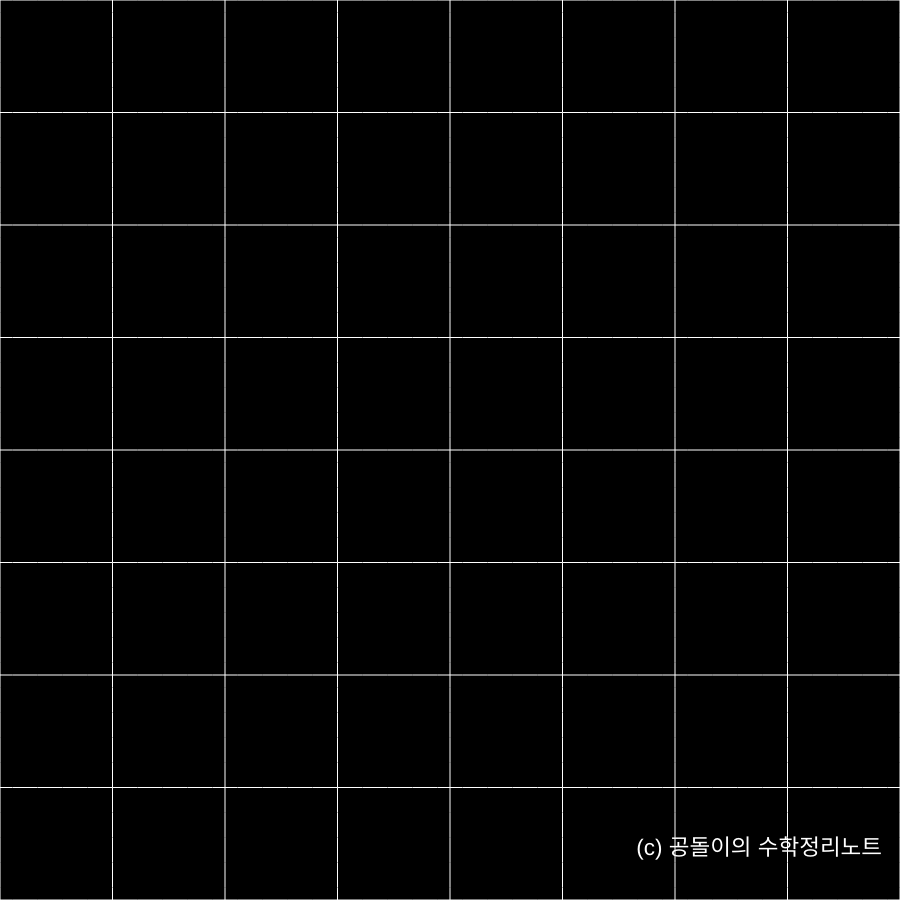
Frame 1 (no input)
Frame 60 (no input): identical to frame 1, image omitted
Frame 120 (the mouse pressed at the canvas centre since frame 60): identical to frame 1, image omitted

The p5.js sketch that drew this single still picture (run headless with seeded random() and noise() and a simulated clock; from frame 60 on, the mouse is pressed at the canvas centre):

// p5.js sketch
// ── sketch.js
var n_steps = 20
var delta = 0.1
var num_lines_ROI = 5
var xs_ROI = []
var ys_ROI = []
var range = 11
var ROI = [1, 1]

var scl
var my_slider

function setup() {
     createCanvas(windowHeight* 0.9, windowHeight * 0.9);
     xs_ROI = [ROI[0]-delta * Math.floor(num_lines_ROI/2), ROI[0]+delta * Math.floor(num_lines_ROI/2)]
     ys_ROI = [ROI[1]-delta * Math.floor(num_lines_ROI/2), ROI[1]+delta * Math.floor(num_lines_ROI/2)]

     scl = width / 8
     my_slider = createSlider(0, n_steps, 0, 1)
     my_slider.position(0, height)

}
function draw() {
     background(0);
     push();
     
     noFill()
     stroke(255)

     translate(width/2, height/2)
     scale(1, -1)
     let i_step = my_slider.value()
     nonlin_trans_vertical(-range, range, 1) // 세로축의 비선형 변환
     nonlin_trans_horizon(-range, range, 1) // 가로축의 비선형 변환

     // nonlin_trans_vertical(xs_ROI[0], xs_ROI[1], delta) // 세로축 ROI의 비선형 변환
     // nonlin_trans_horizon(ys_ROI[0], ys_ROI[1], delta) // 세로축 ROI의 비선형 변환


     pop()

     function nonlin_trans_vertical(range_stt, range_end, incre) {
          // range_stt: 시작하고자 가장 왼쪽의 x 좌표
          // range_end: 끝내하고자 가장 오른쪽의 x 좌표
          // incre: 세로축의 간격
          let y = []

          y = linspace(-range, range, 100)
          for (let i_x = range_stt; i_x <= range_end; i_x+=incre) {
               var changeX = []
               var changeY = []
               var new_X = []
               var new_Y = []
               let x = []

               // x range 만들기
               for (let j = 0; j < 100; j++) {
                    x.push(i_x)
               }

               let temp = []
               temp = my_nonlin_func(x, y)
               changeX = temp[0]
               changeY = temp[1]

               for (i = 0; i < x.length; i++) {
                    new_X.push(
                         x[i] + changeX[i] * i_step / n_steps
                    )
                    new_Y.push(
                         y[i] + changeY[i] * i_step / n_steps
                    )
               }

               // 그림 그리기
               beginShape()
               for (let i = 0; i < new_X.length; i++) {
                    vertex(new_X[i] * scl, new_Y[i] * scl)
               }
               endShape()
          }
     }

     function nonlin_trans_horizon(range_stt, range_end, incre) {
          // range_stt: 시작하고자 가장 아랫쪽의 y 좌표
          // range_end: 끝내하고자 가장 윗쪽의 y 좌표
          // incre: 가로축의 간격
          let x = []
          // x range 만들기
          x = linspace(-range, range, 100)
          for (let i_y = range_stt; i_y <= range_end; i_y+=incre) {
               var changeX = []
               var changeY = []
               var new_X = []
               var new_Y = []
               let y = []

               // x range 만들기
               for (let j = 0; j < 100; j++) {
                    y.push(i_y)
               }

               let temp = []
               temp = my_nonlin_func(x, y)
               changeX = temp[0]
               changeY = temp[1]

               for (let i = 0; i < x.length; i++) {
                    new_X.push(
                         x[i] + changeX[i] * i_step / n_steps
                    )
                    new_Y.push(
                         y[i] + changeY[i] * i_step / n_steps
                    )
               }

               // 그림 그리기
               beginShape()
               for (let i = 0; i < new_X.length; i++) {
                    vertex(new_X[i] * scl, new_Y[i] * scl)
               }
               endShape()
          }
     }

     // 마지막 서명
     plotSignature();

}

function plotSignature(){
     fill(255);
     textAlign(RIGHT)
     textSize(20 / 800 * width)
     text('(c) 공돌이의 수학정리노트', width * 0.98, height * 0.95)
}

function my_nonlin_func(x, y){
     let newX = []
     let newY = []
     let changeX = []
     let changeY = []

     for (let i =0; i<x.length; i++){
          newX.push(
               x[i] + sin(y[i]/2)
               // x[i] * cos([y[i]]) // to polar coordinate
               // x[i] + y[i] ** 2 // 뚫고 올라가는 느낌
          )
          newY.push(
               y[i] + sin(x[i]/2)
               // x[i] * sin([y[i]]) // to polar coordinate
               // y[i] + exp(x[i]) // 뚫고 올라가는 느낌
          )
     }

     for (let i =0; i<x.length; i++){
          changeX.push(
               newX[i] - x[i]
          )
          changeY.push(
               newY[i] - y[i]
          )
     }
     
     return [changeX, changeY]

}

function linspace(start, end, num){
     var res_vec = []

     for (let i =0; i < num; i ++){
          res_vec.push(
               start + (end-start)/(num-1) * i
          )
     }
     return res_vec

}
